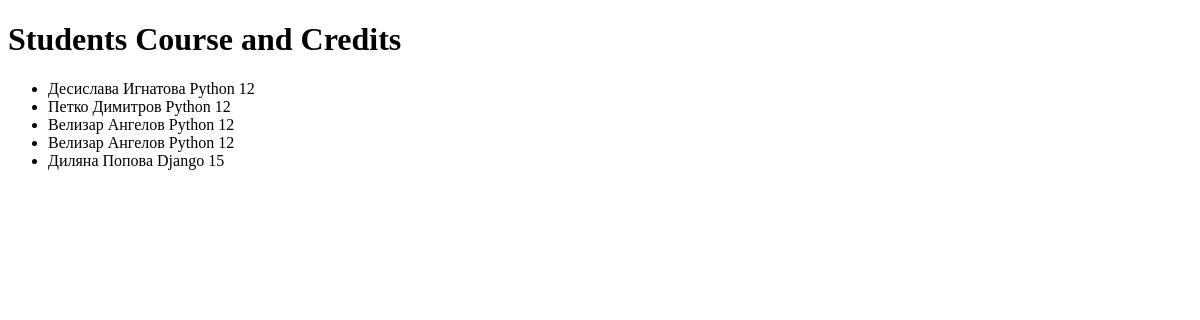
Page /students-courses-credits/ on the earlier database version.
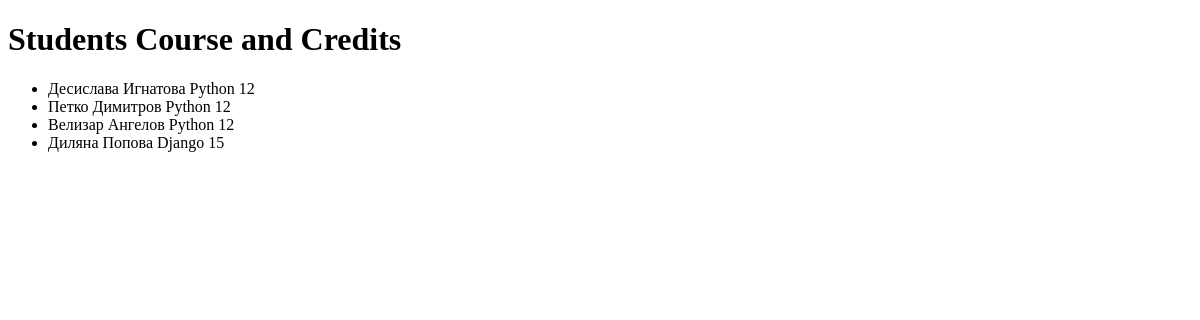
Same page on the later database version.
### main/models.py (models this page shows)
class Student(models.Model):
    first_name = models.CharField(max_length=200)
    last_name = models.CharField(max_length=200)
    courses = models.ForeignKey(Course, on_delete=models.CASCADE)
    def __str__(self):
        return f'{self.first_name} {self.last_name} {self.courses}'

class Course(models.Model):
    title = models.CharField(max_length=200)
    credits = models.IntegerField()
    professor = models.ForeignKey(Professors, on_delete=models.CASCADE)
    def __str__(self):
        return f'{self.title}'

### main/views.py (the view)
# urls.py: path('students-courses-credits/', StudentsAndCoursesCredits.as_view()),
class StudentsAndCoursesCredits(View):
    def get(self, request, *args, **kwargs):
        students = Student.objects.raw(get_students_and_there_courses_credits())
        context = {'students': students}
        return render(request, 'get_students_and_there_courses_credits.html', context)

### main/queries.py (called while the page is built)
def get_students_and_there_courses_credits():
    return 'SELECT main_student.id, main_course.credits ' \
           'FROM main_student ' \
           'INNER JOIN main_course ON main_course.id=main_student.courses_id'

### templates/get_students_and_there_courses_credits.html (shortened to what this page needs)
<!DOCTYPE html>
<html lang="en">
<head>
</head>
<body>
<h1>Students Course and Credits</h1>
    <ul>
        {% for student in students %}
            <li>
                {{ student }} {{ student.course_id }} {{ student.credits }}
            </li>
        {% endfor %}
    </ul>
</body>
</html>

Differences in the rows shown:
removed Student: id+first_name+last_name "Велизар Ангелов Python", credits "12"
